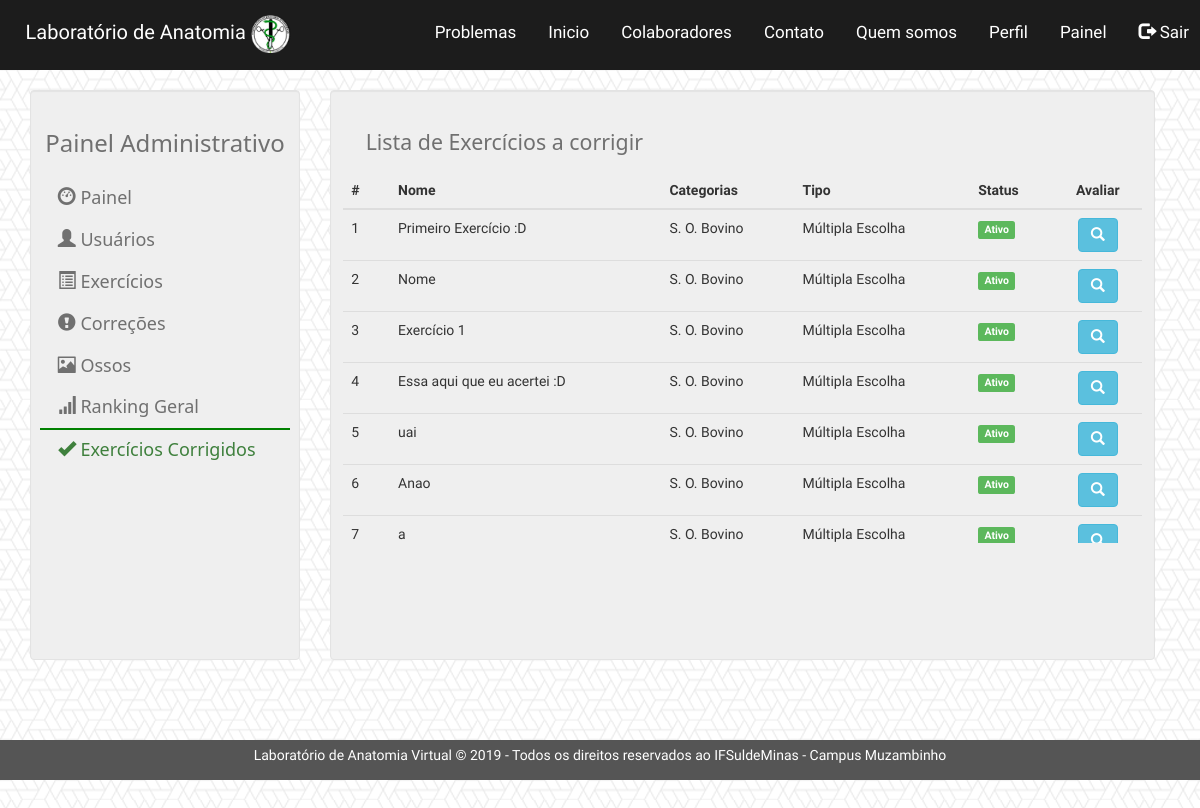
The page /index.php/correcoes on the database its author committed.
### tables this page shows
CREATE TABLE IF NOT EXISTS `tbl_exe` (
  `Cod_Exe` int(10) NOT NULL AUTO_INCREMENT,
  `Nom_Exe` varchar(50) NOT NULL,
  `Desc_Exe` text NOT NULL,
  `Cat_Exe` int(10) NOT NULL,
  `Ten_Exe` int(10) NOT NULL,
  `Status_Exe` int(3) NOT NULL,
  `RespC_Exe` varchar(100) NOT NULL,
  `Op1_Exe` varchar(100) NOT NULL,
  `Op2_Exe` varchar(100) NOT NULL,
  `Op3_Exe` varchar(100) NOT NULL,
  `Op4_Exe` varchar(100) NOT NULL,
  `Op5_Exe` varchar(100) NOT NULL,
  `Op6_Exe` varchar(100) NOT NULL,
  `Dis_Exe` int(1) NOT NULL,
  `Aut_Exe` int(10) NOT NULL,
  PRIMARY KEY (`Cod_Exe`)
);

CREATE TABLE IF NOT EXISTS `tbl_cate_exer` (
  `Cod_Cate` int(10) NOT NULL AUTO_INCREMENT,
  `Nom_Cate` varchar(50) NOT NULL,
  `Sig_Cate` varchar(50) NOT NULL,
  PRIMARY KEY (`Cod_Cate`)
);

### application/controllers/Correcoes.php (called while the page is built, shortened)
<?php
class Correcoes extends CI_Controller{
	public function index(){
		$this->load->model('correcoes_model');
		$this->load->model('exercicios_model');
		$this->load->model('cat_exercicios_model');
		$this->dados['correcoes'] = $this->correcoes_model->getCorrecoes();
		$this->dados['exercicios'] = $this->exercicios_model->getExercicios();
		$this->dados['cat_exercicios'] = $this->cat_exercicios_model->getCatExercicios();
		$tipo = $this->session->userdata('tipo');
		if($tipo == 2 || $tipo == 3 || $tipo == 0){
			$this->load->view('includes/header');
			$this->load->view('list/correcoes', $this->dados);
			$this->load->view('includes/footer');
		}else{
			redirect('home');
		}
	}
}
?>

### index.php (called while the page is built, shortened)
<?php
require_once BASEPATH.'core/CodeIgniter.php';

### application/models/exercicios_model.php (called while the page is built, shortened)
<?php
class Exercicios_model extends CI_Model{
	public function getExercicios(){
		$query = $this->db->get('tbl_exe');
		return $query->result();
	}
}
?>

### application/models/cat_exercicios_model.php (called while the page is built, shortened)
<?php
class Cat_exercicios_model extends CI_Model{
	public function getCatExercicios(){
		$query = $this->db->get('tbl_cate_exer');
		return $query->result();
	}
}
?>

### application/views/list/correcoes.php (the view, shortened to what this page needs)
<div class="container">
	<div class="col-md-3">
		<div class="well" style="background-color: #EFEFEF; height: 570px">
			<?php
				$this->load->view('includes/dashboard_lateral');
			?>
		</div>
	</div>
	<div class="col-md-9">
		<div class="well" style="background-color: #EFEFEF; height: 570px">
			<div class="row">
				<div class="col-md-12" style="float:left;">
					<h2 style="text-align: left; margin-left: 2%; font-size: 16pt; font-family: Segoe UI; color: #707070">Lista de Exercícios a corrigir</h2>
				</div>
			</div>
			<div class="row">
				<div style="overflow: auto; width: 100%; height: 380px;padding: 1%">
                       <table class="table table-hover">
                           <thead>
                               <tr>
                               <th scope="col">#</th>
                               <th scope="col" style="text-align:left;t">Nome</th>
                               <th scope="col" style="text-align:left;t">Categorias</th>
                               <th scope="col" style="text-align:left;t">Tipo</th>
                               <th scope="col" style="text-align:left;t">Status</th>
                               <th scope="col" style="text-align:center">Avaliar</th>
                               </tr>
                           </thead>
                           <tbody>
                               <?php foreach ($exercicios as $exercicio) { ?>
                               	<tr>
                               		<td><?= $exercicio->Cod_Exe ?></td>
                               		<td id="titulo_<?php echo $exercicio->Cod_Exe; ?>"><?= $exercicio->Nom_Exe ?></td>
                                       <?php foreach ($cat_exercicios as $cat_exercicio) { ?>
                               		    <?php if($exercicio->Cat_Exe == $cat_exercicio->Cod_Cate){ ?>
                                               <td><?= $cat_exercicio->Sig_Cate ?></td>
                                           <?php } ?>
                               		<?php }
                                       if($exercicio->Dis_Exe == 1){?>
                                           <td>Dissertativo</td>
                               		<?php }else{ ?>
                                           <td>Múltipla Escolha</td>
                                       <?php } ?>
                                       <td>
                                           <?php if($exercicio->Status_Exe == 0){ ?>
                                               <span class="label label-warning">Em Análise</span>
                                           <?php }
                                           else if($exercicio->Status_Exe == 1){?>
                                               <span class="label label-success">Ativo</span>
                                           <?php }
                                           else if($exercicio->Status_Exe == 2){ ?>
                                               <span class="label label-danger">Inativo</span>
                                           <?php } ?>
                                       </td>
                               		<td style="text-align:center">
                                           <a  onclick="analise('<?php echo $exercicio->Cod_Exe; ?>')" title="Analisar Resposta" class="btn btn-info"><span class="glyphicon glyphicon-search" aria-hidden="true"></span></a>
                                       </td>
                               	</tr>
                               <?php }  ?>
                           </tbody>
                       </table>
                   </div>
			</div>
		</div>
	</div>
</div>

### application/views/includes/header.php (shortened to what this page needs)
<!DOCTYPE html>
<html lang="pt-br">
<head>
  <link rel="stylesheet" href="https://maxcdn.bootstrapcdn.com/bootstrap/3.3.7/css/bootstrap.min.css">
  <link rel="stylesheet" type="text/css" href="<?=base_url()?>assets/Style.css">
<div class="row content">
  <div class="col-md-12s" >
    <div class="topnav" id="myTopnav">
      <li class="logo_lab">Laboratório de Anatomia <img class="img_men" src="<?=base_url()?>media/imagens/logo.png"></li>
        <div class="topnav-right">
          <a href="<?=base_url()?>problemas">Problemas</a>
          <a href="<?=base_url()?>home">Inicio</a>
          <a href="<?=base_url()?>colaboradores">Colaboradores</a>
          <a href="<?=base_url()?>contato">Contato</a>
          <a href="<?=base_url()?>quemsomos">Quem somos</a>
          <a href="<?=base_url()?>perfil">Perfil</a>
          <?php
            $tipo = $this->session->userdata('tipo');
            if($tipo != 1){
          ?>
              <a href="<?=base_url()?>dashboard">Painel</a>
          <?php
            }
          ?>
          <a href="<?=base_url()?>login/sair"><span class="glyphicon glyphicon-log-out"></span> Sair</a>
        </div>
    </div>
  </div>
</div>
<body style="background: url('<?=base_url()?>media/imagens/what-the-hex.png');">
    <br>

### application/views/includes/dashboard_lateral.php
<div class="row">
	<h3 style="text-align: center; font-family: Segoe UI; color: #707070">Painel Administrativo<h3>
	<div class="row">
		<a href="<?=base_url()?>dashboard">
			<h4 style="margin-left: 13%; font-family: Segoe UI; color: #707070"><span class="glyphicon glyphicon-dashboard" aria-hidden="true"></span> Painel</h4>
		</a>
	</div>
	<div class="row">
		<a href="<?=base_url()?>usuarios">
			<h4 style="margin-left: 13%; font-family: Segoe UI; color: #707070"><span class="glyphicon glyphicon-user" aria-hidden="true"></span> Usuários</h4>
		</a>
	</div>
	<div class="row">
		<a href="<?=base_url()?>exercicios">
			<h4 style="margin-left: 13%; font-family: Segoe UI; color: #707070"><span class="glyphicon glyphicon-list-alt" aria-hidden="true"></span> Exercícios</h4>
		</a>
	</div>
	<div class="row">
		<a href="<?=base_url()?>correcoes">
			<h4 style="margin-left: 13%; font-family: Segoe UI; color: #707070 "><span class="glyphicon glyphicon-exclamation-sign" aria-hidden="true"></span> Correções</h4>
		</a>
	</div>
	<div class="row">
		<a href="#">
			<h4 style="margin-left: 13%; font-family: Segoe UI; color: #707070"><span class="glyphicon glyphicon-picture" aria-hidden="true"></span> Ossos</h4>
		</a>
	</div>
	<div class="row">
		<a href="<?=base_url()?>painel/rankging_geral">
			<h4 style="margin-left: 13%; font-family: Segoe UI; color: #707070"><span class="glyphicon glyphicon-signal" aria-hidden="true"></span> Ranking Geral</h4>
		</a>
	</div>
	<hr style="border: 1px solid green; margin-right: 2%;  margin-left: 2%; margin-top: 0.5%; margin-bottom: -1%">
	<div class="row">
		<a href="<?=base_url()?>painel/exercicios_corridos">
			<h4 style="margin-left: 13%; font-family: Segoe UI; color: #3F803D"><span class="glyphicon glyphicon-ok" aria-hidden="true"></span> Exercícios Corrigidos</h4>
		</a>
	</div>
</div>

### application/views/includes/footer.php
	<footer class="container-fluid text-center">
		<p>Laboratório de Anatomia Virtual &#169; 2019 - Todos os direitos reservados ao IFSuldeMinas - Campus Muzambinho</p>
	</footer>
</body>
</html>

### assets/Style.css (style rules this page uses)
.topnav { overflow: hidden; height: 70px; background-color: #1C1C1C; vertical-align: middle; }
.img_men { width:40px; }
.topnav li { float: left; display: block; color: white; text-align: center; padding: 15px 16px; text-decoration: none; font-size: 20px; margin-left: 2%; vertical-align: middle; }
.topnav a { float: left; display: block; color: #f2f2f2; text-align: center; padding: 14px 16px; text-decoration: none; font-size: 17px; vertical-align: middle; }
.topnav-right a { float: left; font-size: 17px; display: block; color: white; text-align: center; height: 70px; text-decoration: none; padding: 20px 16px; vertical-align: middle; }
.topnav-right { float: right; margin-right: 10px; vertical-align: middle; }
footer { background-color: #555; color: white; padding: 5px; margin-top: 60px; bottom: 0; width: 100%; z-index: 50; }
.row.content { height:auto; }
.col-md-3 { padding-left: 0; }
* { font-family: 'Crete Round', serif; }

### rows shown on the page
tbl_exe: Cod_Exe "1", Nom_Exe "Primeiro Exercício :D", Dis_Exe "Múltipla Escolha", Status_Exe "Ativo"
tbl_cate_exer: Sig_Cate "S. O. Bovino"
tbl_exe: Cod_Exe "2", Nom_Exe "Nome", Dis_Exe "Múltipla Escolha", Status_Exe "Ativo"
tbl_exe: Cod_Exe "3", Nom_Exe "Exercício 1", Dis_Exe "Múltipla Escolha", Status_Exe "Ativo"
tbl_exe: Cod_Exe "4", Nom_Exe "Essa aqui que eu acertei :D", Dis_Exe "Múltipla Escolha", Status_Exe "Ativo"
tbl_exe: Cod_Exe "5", Nom_Exe "uai", Dis_Exe "Múltipla Escolha", Status_Exe "Ativo"
tbl_exe: Cod_Exe "6", Nom_Exe "Anao", Dis_Exe "Múltipla Escolha", Status_Exe "Ativo"
tbl_exe: Cod_Exe "7", Nom_Exe "a", Dis_Exe "Múltipla Escolha", Status_Exe "Ativo"
